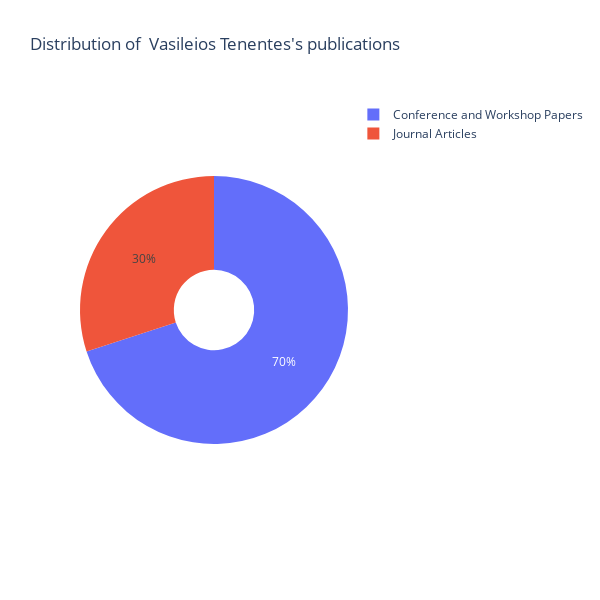

The cell this chart's notebook holds for it:
### Code cell
vas_pie.show()

### Figure 1 — Plotly figure (JSON) as saved in the notebook; plotly's stock layout.template omitted (floating-point values rounded to 4 significant figures)
{"data": [{"hole": 0.3, "labels": ["Conference and Workshop Papers", "Journal Articles"], "type": "pie", "values": [21, 9]}], "layout": {"height": 600, "title": {"text": "Distribution of  Vasileios Tenentes's publications"}, "width": 600}}
